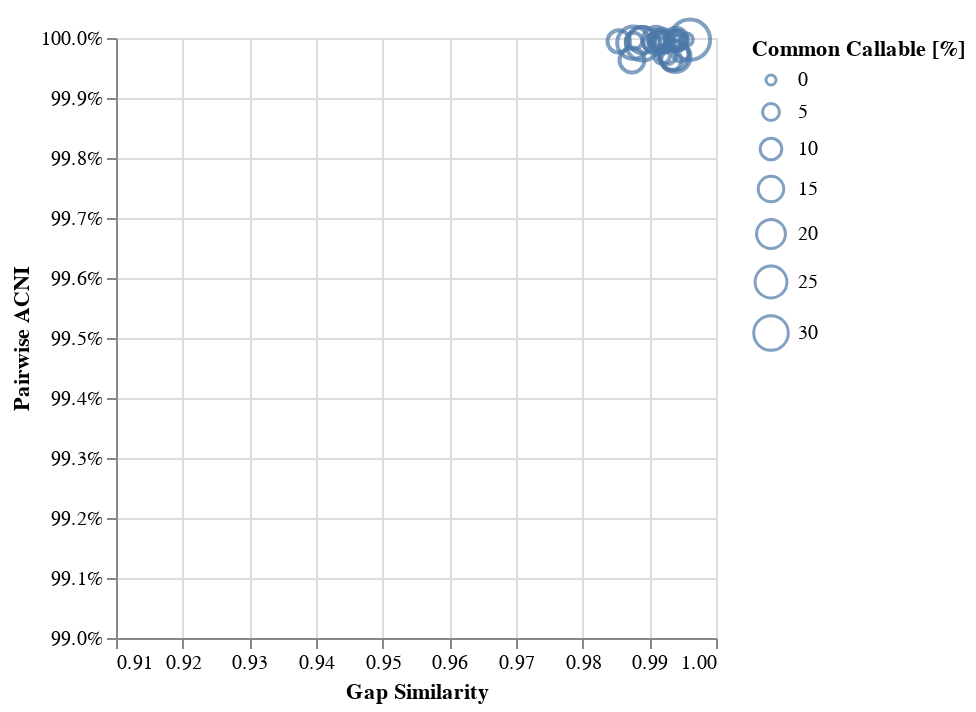
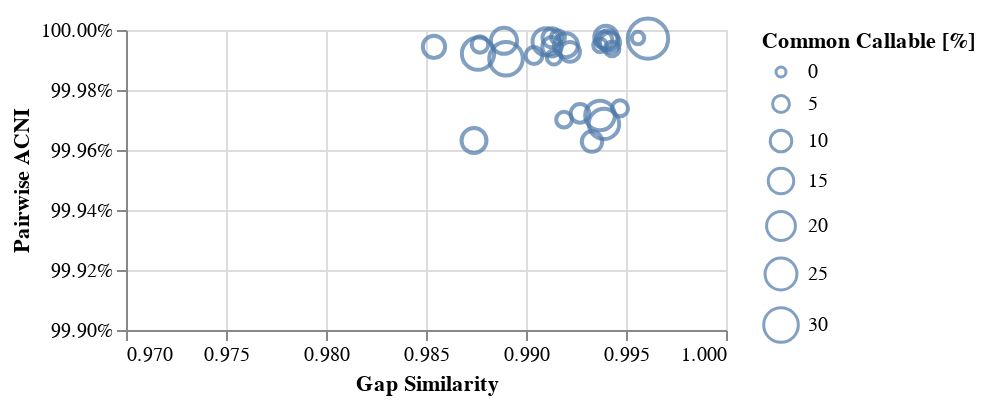

The notebook cell these images were saved under, in order:
### Code cell
c1 = alt.Chart(compare_pass_qc.reset_index()).mark_point().encode(
    alt.X('gapJaccardSim', scale=alt.Scale(zero=False, domain=[0.91, 1.0]), title="Gap Similarity"),
    alt.Y('singleAgreePct', scale=alt.Scale(zero=False, domain=[99.0, 100]), title="Pairwise ACNI", axis=alt.Axis(labelExpr='datum.label + "%"')),
    size=alt.Size('commonPct', type="quantitative", title="Common Callable [%]",
                  scale=alt.Scale(domain=(0, 30), range=(25, 300))),
    tooltip=['sample1', 'sample2', 'ref', 'commonPct', 'singleAgreePct', 'gapJaccardSim', 'sharedAllelesPct']
).properties(width=300, height=300)

display(c1)

c2 = alt.Chart(compare_pass_qc.reset_index()).mark_point().encode(
    alt.X('gapJaccardSim', scale=alt.Scale(zero=False, domain=[0.97, 1.0]), title="Gap Similarity"),
    alt.Y('singleAgreePct', scale=alt.Scale(zero=False, domain=[99.9, 100]), title="Pairwise ACNI", axis=alt.Axis(labelExpr='datum.label + "%"')),
    size=alt.Size('commonPct', type="quantitative", title="Common Callable [%]",
                  scale=alt.Scale(domain=(0, 30), range=(25, 300))),
    tooltip=['sample1', 'sample2', 'ref', 'commonPct', 'singleAgreePct', 'gapJaccardSim', 'sharedAllelesPct']
)

c2.properties(width=300, height=150)

### Figure 1 — Vega-Lite specification as saved in the notebook (floating-point values rounded to 4 significant figures)
{"config": {"view": {"continuousWidth": 400, "continuousHeight": 300}}, "data": {"name": "data-48f2b1b8d130ee7eab83eacacee625b1"}, "mark": "point", "encoding": {"size": {"type": "quantitative", "field": "commonPct", "scale": {"domain": [0, 30], "range": [25, 300]}, "title": "Common Callable [%]"}, "tooltip": [{"type": "nominal", "field": "sample1"}, {"type": "nominal", "field": "sample2"}, {"type": "nominal", "field": "ref"}, {"type": "quantitative", "field": "commonPct"}, {"type": "quantitative", "field": "singleAgreePct"}, {"type": "quantitative", "field": "gapJaccardSim"}, {"type": "quantitative", "field": "sharedAllelesPct"}], "x": {"type": "quantitative", "field": "gapJaccardSim", "scale": {"domain": [0.91, 1.0], "zero": false}, "title": "Gap Similarity"}, "y": {"type": "quantitative", "axis": {"labelExpr": "datum.label + \"%\""}, "field": "singleAgreePct", "scale": {"domain": [99.0, 100], "zero": false}, "title": "Pairwise ACNI"}}, "height": 300, "width": 300, "$schema": "https://vega.github.io/schema/vega-lite/v4.8.1.json", "datasets": {"data-48f2b1b8d130ee7eab83eacacee625b1": [{"sample1": "UMB11_03", "sample2": "UMB11_06", "ref": "Esch_coli_1190", "scaffold": "NZ_CP023386.1", "length": 4900891, "common": 327226, "commonPct": 6.677, "single": 327173, "singlePct": 99.98, "singleAgree": 327082, "singleAgreePct": 99.97, "multi": 53, "multiPct": 0.0162, "sharedAlleles": 327135, "sharedAllelesPct": 99.97, "variants": 216, "variantPct": 0.066, "commonVariant": 125, "commonVariantPct": 57.87, "variantExact": 72, "variantExactPct": 33.33, "AnotB": 9, "AnotBpct": 4.167, "BnotA": 133, "BnotApct": 61.57, "Agaps": 170161, "AgapPct": 92.62, "Bgaps": 166048, "BgapPct": 91.74, "gapJaccardSim": 0.9927, "enough_cov": true}, {"sample1": "UMB11_03.1", "sample2": "UMB11_08", "ref": "Esch_coli_1190", "scaffold": "NZ_CP023386.1", "length": 4900891, "common": 74590, "commonPct": 1.522, "single": 74589, "singlePct": 100.0, "singleAgree": 74587, "singleAgreePct": 100.0, "multi": 1, "multiPct": 0.0013, "sharedAlleles": 74588, "sharedAllelesPct": 100.0, "variants": 17, "variantPct": 0.0228, "commonVariant": 15, "commonVariantPct": 88.24, "variantExact": 14, "variantExactPct": 82.35, "AnotB": 1, "AnotBpct": 5.882, "BnotA": 1, "BnotApct": 5.882, "Agaps": 160601, "AgapPct": 100.0, "Bgaps": 173911, "BgapPct": 91.11, "gapJaccardSim": 0.9956, "enough_cov": true}, {"sample1": "UMB11_05", "sample2": "UMB11_08", "ref": "Esch_coli_1190", "scaffold": "NZ_CP023386.1", "length": 4900891, "common": 143098, "commonPct": 2.92, "single": 143097, "singlePct": 100.0, "singleAgree": 143084, "singleAgreePct": 99.99, "multi": 1, "multiPct": 0.0007, "sharedAlleles": 143085, "sharedAllelesPct": 99.99, "variants": 43, "variantPct": 0.03, "commonVariant": 30, "commonVariantPct": 69.77, "variantExact": 29, "variantExactPct": 67.44, "AnotB": 10, "AnotBpct": 23.26, "BnotA": 4, "BnotApct": 9.302, "Agaps": 175890, "AgapPct": 83.28, "Bgaps": 173911, "BgapPct": 84.48, "gapJaccardSim": 0.9914, "enough_cov": true}, {"sample1": "UMB11_05", "sample2": "UMB11_06", "ref": "Esch_coli_1190", "scaffold": "NZ_CP023386.1", "length": 4900891, "common": 426954, "commonPct": 8.712, "single": 426876, "singlePct": 99.98, "singleAgree": 426717, "singleAgreePct": 99.96, "multi": 78, "multiPct": 0.0183, "sharedAlleles": 426795, "sharedAllelesPct": 99.96, "variants": 342, "variantPct": 0.0801, "commonVariant": 183, "commonVariantPct": 53.51, "variantExact": 105, "variantExactPct": 30.7, "AnotB": 24, "AnotBpct": 7.018, "BnotA": 215, "BnotApct": 62.87, "Agaps": 175890, "AgapPct": 83.28, "Bgaps": 166048, "BgapPct": 86.96, "gapJaccardSim": 0.9933, "enough_cov": true}, {"sample1": "UMB11_03", "sample2": "UMB11_05", "ref": "Esch_coli_1190", "scaffold": "NZ_CP023386.1", "length": 4900891, "common": 244988, "commonPct": 4.999, "single": 244981, "singlePct": 100.0, "singleAgree": 244973, "singleAgreePct": 100.0, "multi": 7, "multiPct": 0.0029, "sharedAlleles": 244980, "sharedAllelesPct": 100.0, "variants": 83, "variantPct": 0.0339, "commonVariant": 75, "commonVariantPct": 90.36, "variantExact": 68, "variantExactPct": 81.93, "AnotB": 8, "AnotBpct": 9.639, "BnotA": 7, "BnotApct": 8.434, "Agaps": 170161, "AgapPct": 92.96, "Bgaps": 175890, "BgapPct": 93.33, "gapJaccardSim": 0.9939, "enough_cov": true}, {"sample1": "UMB11_03.1", "sample2": "UMB11_12", "ref": "Esch_coli_1190", "scaffold": "NZ_CP023386.1", "length": 4900891, "common": 401255, "commonPct": 8.187, "single": 401216, "singlePct": 99.99, "singleAgree": 401199, "singleAgreePct": 100.0, "multi": 39, "multiPct": 0.0097, "sharedAlleles": 401238, "sharedAllelesPct": 100.0, "variants": 143, "variantPct": 0.0356, "commonVariant": 126, "commonVariantPct": 88.11, "variantExact": 87, "variantExactPct": 60.84, "AnotB": 6, "AnotBpct": 4.196, "BnotA": 45, "BnotApct": 31.47, "Agaps": 160601, "AgapPct": 92.21, "Bgaps": 169902, "BgapPct": 81.76, "gapJaccardSim": 0.9942, "enough_cov": true}, {"sample1": "UMB11_06", "sample2": "UMB11_11", "ref": "Esch_coli_1190", "scaffold": "NZ_CP023386.1", "length": 4900891, "common": 1038547, "commonPct": 21.19, "single": 1038379, "singlePct": 99.98, "singleAgree": 1038083, "singleAgreePct": 99.97, "multi": 168, "multiPct": 0.0162, "sharedAlleles": 1038251, "sharedAllelesPct": 99.97, "variants": 690, "variantPct": 0.0664, "commonVariant": 394, "commonVariantPct": 57.1, "variantExact": 226, "variantExactPct": 32.75, "AnotB": 419, "AnotBpct": 60.72, "BnotA": 40, "BnotApct": 5.797, "Agaps": 166048, "AgapPct": 95.81, "Bgaps": 161805, "BgapPct": 95.68, "gapJaccardSim": 0.9937, "enough_cov": true}, {"sample1": "UMB11_03", "sample2": "UMB11_07", "ref": "Esch_coli_1190", "scaffold": "NZ_CP023386.1", "length": 4900891, "common": 396830, "commonPct": 8.097, "single": 396805, "singlePct": 99.99, "singleAgree": 396776, "singleAgreePct": 99.99, "multi": 25, "multiPct": 0.0063, "sharedAlleles": 396801, "sharedAllelesPct": 99.99, "variants": 156, "variantPct": 0.0393, "commonVariant": 127, "commonVariantPct": 81.41, "variantExact": 103, "variantExactPct": 66.03, "AnotB": 10, "AnotBpct": 6.41, "BnotA": 41, "BnotApct": 26.28, "Agaps": 170161, "AgapPct": 92.62, "Bgaps": 156950, "BgapPct": 85.33, "gapJaccardSim": 0.9922, "enough_cov": true}, {"sample1": "UMB11_08", "sample2": "UMB11_11", "ref": "Esch_coli_1190", "scaffold": "NZ_CP023386.1", "length": 4900891, "common": 352245, "commonPct": 7.187, "single": 352225, "singlePct": 99.99, "singleAgree": 352216, "singleAgreePct": 100.0, "multi": 20, "multiPct": 0.0057, "sharedAlleles": 352236, "sharedAllelesPct": 100.0, "variants": 109, "variantPct": 0.0309, "commonVariant": 100, "commonVariantPct": 91.74, "variantExact": 81, "variantExactPct": 74.31, "AnotB": 11, "AnotBpct": 10.09, "BnotA": 11, "BnotApct": 10.09, "Agaps": 173911, "AgapPct": 93.38, "Bgaps": 161805, "BgapPct": 92.21, "gapJaccardSim": 0.9913, "enough_cov": true}, {"sample1": "UMB11_05", "sample2": "UMB11_11", "ref": "Esch_coli_1190", "scaffold": "NZ_CP023386.1", "length": 4900891, "common": 778997, "commonPct": 15.89, "single": 778952, "singlePct": 99.99, "singleAgree": 778924, "singleAgreePct": 100.0, "multi": 45, "multiPct": 0.0058, "sharedAlleles": 778969, "sharedAllelesPct": 100.0, "variants": 263, "variantPct": 0.0338, "commonVariant": 235, "commonVariantPct": 89.35, "variantExact": 195, "variantExactPct": 74.14, "AnotB": 24, "AnotBpct": 9.126, "BnotA": 38, "BnotApct": 14.45, "Agaps": 175890, "AgapPct": 88.45, "Bgaps": 161805, "BgapPct": 90.69, "gapJaccardSim": 0.9889, "enough_cov": true}, {"sample1": "UMB11_03", "sample2": "UMB11_08", "ref": "Esch_coli_1190", "scaffold": "NZ_CP023386.1", "length": 4900891, "common": 116616, "commonPct": 2.38, "single": 116615, "singlePct": 100.0, "singleAgree": 116609, "singleAgreePct": 99.99, "multi": 1, "multiPct": 0.0009, "sharedAlleles": 116610, "sharedAllelesPct": 99.99, "variants": 32, "variantPct": 0.0274, "commonVariant": 26, "commonVariantPct": 81.25, "variantExact": 25, "variantExactPct": 78.12, "AnotB": 4, "AnotBpct": 12.5, "BnotA": 2, "BnotApct": 6.25, "Agaps": 170161, "AgapPct": 92.62, "Bgaps": 173911, "BgapPct": 93.38, "gapJaccardSim": 0.9937, "enough_cov": true}, {"sample1": "UMB11_06", "sample2": "UMB11_08", "ref": "Esch_coli_1190", "scaffold": "NZ_CP023386.1", "length": 4900891, "common": 194234, "commonPct": 3.963, "single": 194197, "singlePct": 99.98, "singleAgree": 194139, "singleAgreePct": 99.97, "multi": 37, "multiPct": 0.019, "sharedAlleles": 194176, "sharedAllelesPct": 99.97, "variants": 133, "variantPct": 0.0685, "commonVariant": 75, "commonVariantPct": 56.39, "variantExact": 39, "variantExactPct": 29.32, "AnotB": 79, "AnotBpct": 59.4, "BnotA": 15, "BnotApct": 11.28, "Agaps": 166048, "AgapPct": 95.94, "Bgaps": 173911, "BgapPct": 100.0, "gapJaccardSim": 0.9919, "enough_cov": true}, {"sample1": "UMB11_06", "sample2": "UMB11_12", "ref": "Esch_coli_1190", "scaffold": "NZ_CP023386.1", "length": 4900891, "common": 1101261, "commonPct": 22.47, "single": 1101026, "singlePct": 99.98, "singleAgree": 1100681, "singleAgreePct": 99.97, "multi": 235, "multiPct": 0.0213, "sharedAlleles": 1100916, "sharedAllelesPct": 99.97, "variants": 879, "variantPct": 0.0798, "commonVariant": 534, "commonVariantPct": 60.75, "variantExact": 300, "variantExactPct": 34.13, "AnotB": 482, "AnotBpct": 54.84, "BnotA": 92, "BnotApct": 10.47, "Agaps": 166048, "AgapPct": 95.81, "Bgaps": 169902, "BgapPct": 89.63, "gapJaccardSim": 0.9939, "enough_cov": true}, {"sample1": "UMB11_07", "sample2": "UMB11_12", "ref": "Esch_coli_1190", "scaffold": "NZ_CP023386.1", "length": 4900891, "common": 1371488, "commonPct": 27.98, "single": 1371263, "singlePct": 99.98, "singleAgree": 1371132, "singleAgreePct": 99.99, "multi": 225, "multiPct": 0.0164, "sharedAlleles": 1371357, "sharedAllelesPct": 99.99, "variants": 790, "variantPct": 0.0576, "commonVariant": 659, "commonVariantPct": 83.42, "variantExact": 440, "variantExactPct": 55.7, "AnotB": 189, "AnotBpct": 23.92, "BnotA": 148, "BnotApct": 18.73, "Agaps": 156950, "AgapPct": 95.09, "Bgaps": 169902, "BgapPct": 93.28, "gapJaccardSim": 0.989, "enough_cov": true}, {"sample1": "UMB11_03", "sample2": "UMB11_12", "ref": "Esch_coli_1190", "scaffold": "NZ_CP023386.1", "length": 4900891, "common": 630879, "commonPct": 12.87, "single": 630820, "singlePct": 99.99, "singleAgree": 630788, "singleAgreePct": 99.99, "multi": 59, "multiPct": 0.0094, "sharedAlleles": 630847, "sharedAllelesPct": 99.99, "variants": 265, "variantPct": 0.042, "commonVariant": 233, "commonVariantPct": 87.92, "variantExact": 178, "variantExactPct": 67.17, "AnotB": 18, "AnotBpct": 6.793, "BnotA": 58, "BnotApct": 21.89, "Agaps": 170161, "AgapPct": 100.0, "Bgaps": 169902, "BgapPct": 89.37, "gapJaccardSim": 0.992, "enough_cov": true}, {"sample1": "UMB11_03.1", "sample2": "UMB11_05", "ref": "Esch_coli_1190", "scaffold": "NZ_CP023386.1", "length": 4900891, "common": 158250, "commonPct": 3.229, "single": 158244, "singlePct": 100.0, "singleAgree": 158234, "singleAgreePct": 99.99, "multi": 6, "multiPct": 0.0038, "sharedAlleles": 158240, "sharedAllelesPct": 99.99, "variants": 46, "variantPct": 0.0291, "commonVariant": 36, "commonVariantPct": 78.26, "variantExact": 30, "variantExactPct": 65.22, "AnotB": 4, "AnotBpct": 8.696, "BnotA": 12, "BnotApct": 26.09, "Agaps": 160601, "AgapPct": 92.21, "Bgaps": 175890, "BgapPct": 83.28, "gapJaccardSim": 0.9943, "enough_cov": true}, {"sample1": "UMB11_03.1", "sample2": "UMB11_07", "ref": "Esch_coli_1190", "scaffold": "NZ_CP023386.1", "length": 4900891, "common": 247771, "commonPct": 5.056, "single": 247748, "singlePct": 99.99, "singleAgree": 247727, "singleAgreePct": 99.99, "multi": 23, "multiPct": 0.0093, "sharedAlleles": 247750, "sharedAllelesPct": 99.99, "variants": 102, "variantPct": 0.0412, "commonVariant": 81, "commonVariantPct": 79.41, "variantExact": 58, "variantExactPct": 56.86, "AnotB": 6, "AnotBpct": 5.882, "BnotA": 37, "BnotApct": 36.27, "Agaps": 160601, "AgapPct": 92.21, "Bgaps": 156950, "BgapPct": 79.42, "gapJaccardSim": 0.9904, "enough_cov": true}, {"sample1": "UMB11_03.1", "sample2": "UMB11_03", "ref": "Esch_coli_1190", "scaffold": "NZ_CP023386.1", "length": 4900891, "common": 125869, "commonPct": 2.568, "single": 125869, "singlePct": 100.0, "singleAgree": 125866, "singleAgreePct": 100.0, "multi": 0, "multiPct": 0.0, "sharedAlleles": 125866, "sharedAllelesPct": 100.0, "variants": 26, "variantPct": 0.0207, "commonVariant": 23, "commonVariantPct": 88.46, "variantExact": 23, "variantExactPct": 88.46, "AnotB": 2, "AnotBpct": 7.692, "BnotA": 1, "BnotApct": 3.846, "Agaps": 160601, "AgapPct": 92.21, "Bgaps": 170161, "BgapPct": 85.58, "gapJaccardSim": 0.9916, "enough_cov": true}, {"sample1": "UMB11_07", "sample2": "UMB11_08", "ref": "Esch_coli_1190", "scaffold": "NZ_CP023386.1", "length": 4900891, "common": 230318, "commonPct": 4.699, "single": 230287, "singlePct": 99.99, "singleAgree": 230276, "singleAgreePct": 100.0, "multi": 31, "multiPct": 0.0135, "sharedAlleles": 230307, "sharedAllelesPct": 100.0, "variants": 97, "variantPct": 0.0421, "commonVariant": 86, "commonVariantPct": 88.66, "variantExact": 56, "variantExactPct": 57.73, "AnotB": 33, "AnotBpct": 34.02, "BnotA": 7, "BnotApct": 7.216, "Agaps": 156950, "AgapPct": 85.33, "Bgaps": 173911, "BgapPct": 93.38, "gapJaccardSim": 0.9877, "enough_cov": true}, {"sample1": "UMB11_06", "sample2": "UMB11_07", "ref": "Esch_coli_1190", "scaffold": "NZ_CP023386.1", "length": 4900891, "common": 698590, "commonPct": 14.25, "single": 698448, "singlePct": 99.98, "singleAgree": 698191, "singleAgreePct": 99.96, "multi": 142, "multiPct": 0.0203, "sharedAlleles": 698333, "sharedAllelesPct": 99.96, "variants": 590, "variantPct": 0.0845, "commonVariant": 333, "commonVariantPct": 56.44, "variantExact": 191, "variantExactPct": 32.37, "AnotB": 294, "AnotBpct": 49.83, "BnotA": 105, "BnotApct": 17.8, "Agaps": 166048, "AgapPct": 91.74, "Bgaps": 156950, "BgapPct": 85.33, "gapJaccardSim": 0.9874, "enough_cov": true}, {"sample1": "UMB11_05", "sample2": "UMB11_12", "ref": "Esch_coli_1190", "scaffold": "NZ_CP023386.1", "length": 4900891, "common": 839914, "commonPct": 17.14, "single": 839821, "singlePct": 99.99, "singleAgree": 839788, "singleAgreePct": 100.0, "multi": 93, "multiPct": 0.0111, "sharedAlleles": 839881, "sharedAllelesPct": 100.0, "variants": 372, "variantPct": 0.0443, "commonVariant": 339, "commonVariantPct": 91.13, "variantExact": 246, "variantExactPct": 66.13, "AnotB": 28, "AnotBpct": 7.527, "BnotA": 93, "BnotApct": 25.0, "Agaps": 175890, "AgapPct": 95.12, "Bgaps": 169902, "BgapPct": 88.74, "gapJaccardSim": 0.991, "enough_cov": true}, {"sample1": "UMB11_11", "sample2": "UMB11_12", "ref": "Esch_coli_1190", "scaffold": "NZ_CP023386.1", "length": 4900891, "common": 2040509, "commonPct": 41.64, "single": 2040297, "singlePct": 99.99, "singleAgree": 2040238, "singleAgreePct": 100.0, "multi": 212, "multiPct": 0.0104, "sharedAlleles": 2040449, "sharedAllelesPct": 100.0, "variants": 823, "variantPct": 0.0403, "commonVariant": 763, "commonVariantPct": 92.71, "variantExact": 570, "variantExactPct": 69.26, "AnotB": 57, "AnotBpct": 6.926, "BnotA": 179, "BnotApct": 21.75, "Agaps": 161805, "AgapPct": 100.0, "Bgaps": 169902, "BgapPct": 92.86, "gapJaccardSim": 0.9961, "enough_cov": true}, {"sample1": "UMB11_07", "sample2": "UMB11_11", "ref": "Esch_coli_1190", "scaffold": "NZ_CP023386.1", "length": 4900891, "common": 1259716, "commonPct": 25.7, "single": 1259586, "singlePct": 99.99, "singleAgree": 1259487, "singleAgreePct": 99.99, "multi": 130, "multiPct": 0.0103, "sharedAlleles": 1259617, "sharedAllelesPct": 99.99, "variants": 537, "variantPct": 0.0426, "commonVariant": 438, "commonVariantPct": 81.56, "variantExact": 314, "variantExactPct": 58.47, "AnotB": 187, "AnotBpct": 34.82, "BnotA": 29, "BnotApct": 5.4, "Agaps": 156950, "AgapPct": 85.33, "Bgaps": 161805, "BgapPct": 92.21, "gapJaccardSim": 0.9876, "enough_cov": true}, {"sample1": "UMB11_05", "sample2": "UMB11_07", "ref": "Esch_coli_1190", "scaffold": "NZ_CP023386.1", "length": 4900891, "common": 531585, "commonPct": 10.85, "single": 531521, "singlePct": 99.99, "singleAgree": 531491, "singleAgreePct": 99.99, "multi": 64, "multiPct": 0.012, "sharedAlleles": 531555, "sharedAllelesPct": 99.99, "variants": 227, "variantPct": 0.0427, "commonVariant": 197, "commonVariantPct": 86.78, "variantExact": 133, "variantExactPct": 58.59, "AnotB": 6, "AnotBpct": 2.643, "BnotA": 86, "BnotApct": 37.89, "Agaps": 175890, "AgapPct": 89.95, "Bgaps": 156950, "BgapPct": 83.79, "gapJaccardSim": 0.9854, "enough_cov": true}, {"sample1": "UMB11_03.1", "sample2": "UMB11_11", "ref": "Esch_coli_1190", "scaffold": "NZ_CP023386.1", "length": 4900891, "common": 386681, "commonPct": 7.89, "single": 386672, "singlePct": 100.0, "singleAgree": 386659, "singleAgreePct": 100.0, "multi": 9, "multiPct": 0.0023, "sharedAlleles": 386668, "sharedAllelesPct": 100.0, "variants": 84, "variantPct": 0.0217, "commonVariant": 71, "commonVariantPct": 84.52, "variantExact": 62, "variantExactPct": 73.81, "AnotB": 8, "AnotBpct": 9.524, "BnotA": 12, "BnotApct": 14.29, "Agaps": 160601, "AgapPct": 92.21, "Bgaps": 161805, "BgapPct": 86.37, "gapJaccardSim": 0.9941, "enough_cov": true}, {"sample1": "UMB11_08", "sample2": "UMB11_12", "ref": "Esch_coli_1190", "scaffold": "NZ_CP023386.1", "length": 4900891, "common": 373404, "commonPct": 7.619, "single": 373388, "singlePct": 100.0, "singleAgree": 373367, "singleAgreePct": 99.99, "multi": 16, "multiPct": 0.0043, "sharedAlleles": 373383, "sharedAllelesPct": 99.99, "variants": 120, "variantPct": 0.0321, "commonVariant": 99, "commonVariantPct": 82.5, "variantExact": 84, "variantExactPct": 70.0, "AnotB": 13, "AnotBpct": 10.83, "BnotA": 22, "BnotApct": 18.33, "Agaps": 173911, "AgapPct": 93.38, "Bgaps": 169902, "BgapPct": 86.14, "gapJaccardSim": 0.9913, "enough_cov": true}, {"sample1": "UMB11_03.1", "sample2": "UMB11_06", "ref": "Esch_coli_1190", "scaffold": "NZ_CP023386.1", "length": 4900891, "common": 210546, "commonPct": 4.296, "single": 210508, "singlePct": 99.98, "singleAgree": 210453, "singleAgreePct": 99.97, "multi": 38, "multiPct": 0.018, "sharedAlleles": 210491, "sharedAllelesPct": 99.97, "variants": 118, "variantPct": 0.056, "commonVariant": 63, "commonVariantPct": 53.39, "variantExact": 25, "variantExactPct": 21.19, "AnotB": 5, "AnotBpct": 4.237, "BnotA": 87, "BnotApct": 73.73, "Agaps": 160601, "AgapPct": 100.0, "Bgaps": 166048, "BgapPct": 91.15, "gapJaccardSim": 0.9947, "enough_cov": true}, {"sample1": "UMB11_03", "sample2": "UMB11_11", "ref": "Esch_coli_1190", "scaffold": "NZ_CP023386.1", "length": 4900891, "common": 601869, "commonPct": 12.28, "single": 601839, "singlePct": 100.0, "singleAgree": 601824, "singleAgreePct": 100.0, "multi": 30, "multiPct": 0.005, "sharedAlleles": 601854, "sharedAllelesPct": 100.0, "variants": 184, "variantPct": 0.0306, "commonVariant": 169, "commonVariantPct": 91.85, "variantExact": 141, "variantExactPct": 76.63, "AnotB": 14, "AnotBpct": 7.609, "BnotA": 18, "BnotApct": 9.783, "Agaps": 170161, "AgapPct": 100.0, "Bgaps": 161805, "BgapPct": 96.53, "gapJaccardSim": 0.994, "enough_cov": true}]}}

### Figure 2 — Vega-Lite specification as saved in the notebook (floating-point values rounded to 4 significant figures)
{"config": {"view": {"continuousWidth": 400, "continuousHeight": 300}}, "data": {"name": "data-48f2b1b8d130ee7eab83eacacee625b1"}, "mark": "point", "encoding": {"size": {"type": "quantitative", "field": "commonPct", "scale": {"domain": [0, 30], "range": [25, 300]}, "title": "Common Callable [%]"}, "tooltip": [{"type": "nominal", "field": "sample1"}, {"type": "nominal", "field": "sample2"}, {"type": "nominal", "field": "ref"}, {"type": "quantitative", "field": "commonPct"}, {"type": "quantitative", "field": "singleAgreePct"}, {"type": "quantitative", "field": "gapJaccardSim"}, {"type": "quantitative", "field": "sharedAllelesPct"}], "x": {"type": "quantitative", "field": "gapJaccardSim", "scale": {"domain": [0.97, 1.0], "zero": false}, "title": "Gap Similarity"}, "y": {"type": "quantitative", "axis": {"labelExpr": "datum.label + \"%\""}, "field": "singleAgreePct", "scale": {"domain": [99.9, 100], "zero": false}, "title": "Pairwise ACNI"}}, "height": 150, "width": 300, "$schema": "https://vega.github.io/schema/vega-lite/v4.8.1.json", "datasets": {"data-48f2b1b8d130ee7eab83eacacee625b1": [{"sample1": "UMB11_03", "sample2": "UMB11_06", "ref": "Esch_coli_1190", "scaffold": "NZ_CP023386.1", "length": 4900891, "common": 327226, "commonPct": 6.677, "single": 327173, "singlePct": 99.98, "singleAgree": 327082, "singleAgreePct": 99.97, "multi": 53, "multiPct": 0.0162, "sharedAlleles": 327135, "sharedAllelesPct": 99.97, "variants": 216, "variantPct": 0.066, "commonVariant": 125, "commonVariantPct": 57.87, "variantExact": 72, "variantExactPct": 33.33, "AnotB": 9, "AnotBpct": 4.167, "BnotA": 133, "BnotApct": 61.57, "Agaps": 170161, "AgapPct": 92.62, "Bgaps": 166048, "BgapPct": 91.74, "gapJaccardSim": 0.9927, "enough_cov": true}, {"sample1": "UMB11_03.1", "sample2": "UMB11_08", "ref": "Esch_coli_1190", "scaffold": "NZ_CP023386.1", "length": 4900891, "common": 74590, "commonPct": 1.522, "single": 74589, "singlePct": 100.0, "singleAgree": 74587, "singleAgreePct": 100.0, "multi": 1, "multiPct": 0.0013, "sharedAlleles": 74588, "sharedAllelesPct": 100.0, "variants": 17, "variantPct": 0.0228, "commonVariant": 15, "commonVariantPct": 88.24, "variantExact": 14, "variantExactPct": 82.35, "AnotB": 1, "AnotBpct": 5.882, "BnotA": 1, "BnotApct": 5.882, "Agaps": 160601, "AgapPct": 100.0, "Bgaps": 173911, "BgapPct": 91.11, "gapJaccardSim": 0.9956, "enough_cov": true}, {"sample1": "UMB11_05", "sample2": "UMB11_08", "ref": "Esch_coli_1190", "scaffold": "NZ_CP023386.1", "length": 4900891, "common": 143098, "commonPct": 2.92, "single": 143097, "singlePct": 100.0, "singleAgree": 143084, "singleAgreePct": 99.99, "multi": 1, "multiPct": 0.0007, "sharedAlleles": 143085, "sharedAllelesPct": 99.99, "variants": 43, "variantPct": 0.03, "commonVariant": 30, "commonVariantPct": 69.77, "variantExact": 29, "variantExactPct": 67.44, "AnotB": 10, "AnotBpct": 23.26, "BnotA": 4, "BnotApct": 9.302, "Agaps": 175890, "AgapPct": 83.28, "Bgaps": 173911, "BgapPct": 84.48, "gapJaccardSim": 0.9914, "enough_cov": true}, {"sample1": "UMB11_05", "sample2": "UMB11_06", "ref": "Esch_coli_1190", "scaffold": "NZ_CP023386.1", "length": 4900891, "common": 426954, "commonPct": 8.712, "single": 426876, "singlePct": 99.98, "singleAgree": 426717, "singleAgreePct": 99.96, "multi": 78, "multiPct": 0.0183, "sharedAlleles": 426795, "sharedAllelesPct": 99.96, "variants": 342, "variantPct": 0.0801, "commonVariant": 183, "commonVariantPct": 53.51, "variantExact": 105, "variantExactPct": 30.7, "AnotB": 24, "AnotBpct": 7.018, "BnotA": 215, "BnotApct": 62.87, "Agaps": 175890, "AgapPct": 83.28, "Bgaps": 166048, "BgapPct": 86.96, "gapJaccardSim": 0.9933, "enough_cov": true}, {"sample1": "UMB11_03", "sample2": "UMB11_05", "ref": "Esch_coli_1190", "scaffold": "NZ_CP023386.1", "length": 4900891, "common": 244988, "commonPct": 4.999, "single": 244981, "singlePct": 100.0, "singleAgree": 244973, "singleAgreePct": 100.0, "multi": 7, "multiPct": 0.0029, "sharedAlleles": 244980, "sharedAllelesPct": 100.0, "variants": 83, "variantPct": 0.0339, "commonVariant": 75, "commonVariantPct": 90.36, "variantExact": 68, "variantExactPct": 81.93, "AnotB": 8, "AnotBpct": 9.639, "BnotA": 7, "BnotApct": 8.434, "Agaps": 170161, "AgapPct": 92.96, "Bgaps": 175890, "BgapPct": 93.33, "gapJaccardSim": 0.9939, "enough_cov": true}, {"sample1": "UMB11_03.1", "sample2": "UMB11_12", "ref": "Esch_coli_1190", "scaffold": "NZ_CP023386.1", "length": 4900891, "common": 401255, "commonPct": 8.187, "single": 401216, "singlePct": 99.99, "singleAgree": 401199, "singleAgreePct": 100.0, "multi": 39, "multiPct": 0.0097, "sharedAlleles": 401238, "sharedAllelesPct": 100.0, "variants": 143, "variantPct": 0.0356, "commonVariant": 126, "commonVariantPct": 88.11, "variantExact": 87, "variantExactPct": 60.84, "AnotB": 6, "AnotBpct": 4.196, "BnotA": 45, "BnotApct": 31.47, "Agaps": 160601, "AgapPct": 92.21, "Bgaps": 169902, "BgapPct": 81.76, "gapJaccardSim": 0.9942, "enough_cov": true}, {"sample1": "UMB11_06", "sample2": "UMB11_11", "ref": "Esch_coli_1190", "scaffold": "NZ_CP023386.1", "length": 4900891, "common": 1038547, "commonPct": 21.19, "single": 1038379, "singlePct": 99.98, "singleAgree": 1038083, "singleAgreePct": 99.97, "multi": 168, "multiPct": 0.0162, "sharedAlleles": 1038251, "sharedAllelesPct": 99.97, "variants": 690, "variantPct": 0.0664, "commonVariant": 394, "commonVariantPct": 57.1, "variantExact": 226, "variantExactPct": 32.75, "AnotB": 419, "AnotBpct": 60.72, "BnotA": 40, "BnotApct": 5.797, "Agaps": 166048, "AgapPct": 95.81, "Bgaps": 161805, "BgapPct": 95.68, "gapJaccardSim": 0.9937, "enough_cov": true}, {"sample1": "UMB11_03", "sample2": "UMB11_07", "ref": "Esch_coli_1190", "scaffold": "NZ_CP023386.1", "length": 4900891, "common": 396830, "commonPct": 8.097, "single": 396805, "singlePct": 99.99, "singleAgree": 396776, "singleAgreePct": 99.99, "multi": 25, "multiPct": 0.0063, "sharedAlleles": 396801, "sharedAllelesPct": 99.99, "variants": 156, "variantPct": 0.0393, "commonVariant": 127, "commonVariantPct": 81.41, "variantExact": 103, "variantExactPct": 66.03, "AnotB": 10, "AnotBpct": 6.41, "BnotA": 41, "BnotApct": 26.28, "Agaps": 170161, "AgapPct": 92.62, "Bgaps": 156950, "BgapPct": 85.33, "gapJaccardSim": 0.9922, "enough_cov": true}, {"sample1": "UMB11_08", "sample2": "UMB11_11", "ref": "Esch_coli_1190", "scaffold": "NZ_CP023386.1", "length": 4900891, "common": 352245, "commonPct": 7.187, "single": 352225, "singlePct": 99.99, "singleAgree": 352216, "singleAgreePct": 100.0, "multi": 20, "multiPct": 0.0057, "sharedAlleles": 352236, "sharedAllelesPct": 100.0, "variants": 109, "variantPct": 0.0309, "commonVariant": 100, "commonVariantPct": 91.74, "variantExact": 81, "variantExactPct": 74.31, "AnotB": 11, "AnotBpct": 10.09, "BnotA": 11, "BnotApct": 10.09, "Agaps": 173911, "AgapPct": 93.38, "Bgaps": 161805, "BgapPct": 92.21, "gapJaccardSim": 0.9913, "enough_cov": true}, {"sample1": "UMB11_05", "sample2": "UMB11_11", "ref": "Esch_coli_1190", "scaffold": "NZ_CP023386.1", "length": 4900891, "common": 778997, "commonPct": 15.89, "single": 778952, "singlePct": 99.99, "singleAgree": 778924, "singleAgreePct": 100.0, "multi": 45, "multiPct": 0.0058, "sharedAlleles": 778969, "sharedAllelesPct": 100.0, "variants": 263, "variantPct": 0.0338, "commonVariant": 235, "commonVariantPct": 89.35, "variantExact": 195, "variantExactPct": 74.14, "AnotB": 24, "AnotBpct": 9.126, "BnotA": 38, "BnotApct": 14.45, "Agaps": 175890, "AgapPct": 88.45, "Bgaps": 161805, "BgapPct": 90.69, "gapJaccardSim": 0.9889, "enough_cov": true}, {"sample1": "UMB11_03", "sample2": "UMB11_08", "ref": "Esch_coli_1190", "scaffold": "NZ_CP023386.1", "length": 4900891, "common": 116616, "commonPct": 2.38, "single": 116615, "singlePct": 100.0, "singleAgree": 116609, "singleAgreePct": 99.99, "multi": 1, "multiPct": 0.0009, "sharedAlleles": 116610, "sharedAllelesPct": 99.99, "variants": 32, "variantPct": 0.0274, "commonVariant": 26, "commonVariantPct": 81.25, "variantExact": 25, "variantExactPct": 78.12, "AnotB": 4, "AnotBpct": 12.5, "BnotA": 2, "BnotApct": 6.25, "Agaps": 170161, "AgapPct": 92.62, "Bgaps": 173911, "BgapPct": 93.38, "gapJaccardSim": 0.9937, "enough_cov": true}, {"sample1": "UMB11_06", "sample2": "UMB11_08", "ref": "Esch_coli_1190", "scaffold": "NZ_CP023386.1", "length": 4900891, "common": 194234, "commonPct": 3.963, "single": 194197, "singlePct": 99.98, "singleAgree": 194139, "singleAgreePct": 99.97, "multi": 37, "multiPct": 0.019, "sharedAlleles": 194176, "sharedAllelesPct": 99.97, "variants": 133, "variantPct": 0.0685, "commonVariant": 75, "commonVariantPct": 56.39, "variantExact": 39, "variantExactPct": 29.32, "AnotB": 79, "AnotBpct": 59.4, "BnotA": 15, "BnotApct": 11.28, "Agaps": 166048, "AgapPct": 95.94, "Bgaps": 173911, "BgapPct": 100.0, "gapJaccardSim": 0.9919, "enough_cov": true}, {"sample1": "UMB11_06", "sample2": "UMB11_12", "ref": "Esch_coli_1190", "scaffold": "NZ_CP023386.1", "length": 4900891, "common": 1101261, "commonPct": 22.47, "single": 1101026, "singlePct": 99.98, "singleAgree": 1100681, "singleAgreePct": 99.97, "multi": 235, "multiPct": 0.0213, "sharedAlleles": 1100916, "sharedAllelesPct": 99.97, "variants": 879, "variantPct": 0.0798, "commonVariant": 534, "commonVariantPct": 60.75, "variantExact": 300, "variantExactPct": 34.13, "AnotB": 482, "AnotBpct": 54.84, "BnotA": 92, "BnotApct": 10.47, "Agaps": 166048, "AgapPct": 95.81, "Bgaps": 169902, "BgapPct": 89.63, "gapJaccardSim": 0.9939, "enough_cov": true}, {"sample1": "UMB11_07", "sample2": "UMB11_12", "ref": "Esch_coli_1190", "scaffold": "NZ_CP023386.1", "length": 4900891, "common": 1371488, "commonPct": 27.98, "single": 1371263, "singlePct": 99.98, "singleAgree": 1371132, "singleAgreePct": 99.99, "multi": 225, "multiPct": 0.0164, "sharedAlleles": 1371357, "sharedAllelesPct": 99.99, "variants": 790, "variantPct": 0.0576, "commonVariant": 659, "commonVariantPct": 83.42, "variantExact": 440, "variantExactPct": 55.7, "AnotB": 189, "AnotBpct": 23.92, "BnotA": 148, "BnotApct": 18.73, "Agaps": 156950, "AgapPct": 95.09, "Bgaps": 169902, "BgapPct": 93.28, "gapJaccardSim": 0.989, "enough_cov": true}, {"sample1": "UMB11_03", "sample2": "UMB11_12", "ref": "Esch_coli_1190", "scaffold": "NZ_CP023386.1", "length": 4900891, "common": 630879, "commonPct": 12.87, "single": 630820, "singlePct": 99.99, "singleAgree": 630788, "singleAgreePct": 99.99, "multi": 59, "multiPct": 0.0094, "sharedAlleles": 630847, "sharedAllelesPct": 99.99, "variants": 265, "variantPct": 0.042, "commonVariant": 233, "commonVariantPct": 87.92, "variantExact": 178, "variantExactPct": 67.17, "AnotB": 18, "AnotBpct": 6.793, "BnotA": 58, "BnotApct": 21.89, "Agaps": 170161, "AgapPct": 100.0, "Bgaps": 169902, "BgapPct": 89.37, "gapJaccardSim": 0.992, "enough_cov": true}, {"sample1": "UMB11_03.1", "sample2": "UMB11_05", "ref": "Esch_coli_1190", "scaffold": "NZ_CP023386.1", "length": 4900891, "common": 158250, "commonPct": 3.229, "single": 158244, "singlePct": 100.0, "singleAgree": 158234, "singleAgreePct": 99.99, "multi": 6, "multiPct": 0.0038, "sharedAlleles": 158240, "sharedAllelesPct": 99.99, "variants": 46, "variantPct": 0.0291, "commonVariant": 36, "commonVariantPct": 78.26, "variantExact": 30, "variantExactPct": 65.22, "AnotB": 4, "AnotBpct": 8.696, "BnotA": 12, "BnotApct": 26.09, "Agaps": 160601, "AgapPct": 92.21, "Bgaps": 175890, "BgapPct": 83.28, "gapJaccardSim": 0.9943, "enough_cov": true}, {"sample1": "UMB11_03.1", "sample2": "UMB11_07", "ref": "Esch_coli_1190", "scaffold": "NZ_CP023386.1", "length": 4900891, "common": 247771, "commonPct": 5.056, "single": 247748, "singlePct": 99.99, "singleAgree": 247727, "singleAgreePct": 99.99, "multi": 23, "multiPct": 0.0093, "sharedAlleles": 247750, "sharedAllelesPct": 99.99, "variants": 102, "variantPct": 0.0412, "commonVariant": 81, "commonVariantPct": 79.41, "variantExact": 58, "variantExactPct": 56.86, "AnotB": 6, "AnotBpct": 5.882, "BnotA": 37, "BnotApct": 36.27, "Agaps": 160601, "AgapPct": 92.21, "Bgaps": 156950, "BgapPct": 79.42, "gapJaccardSim": 0.9904, "enough_cov": true}, {"sample1": "UMB11_03.1", "sample2": "UMB11_03", "ref": "Esch_coli_1190", "scaffold": "NZ_CP023386.1", "length": 4900891, "common": 125869, "commonPct": 2.568, "single": 125869, "singlePct": 100.0, "singleAgree": 125866, "singleAgreePct": 100.0, "multi": 0, "multiPct": 0.0, "sharedAlleles": 125866, "sharedAllelesPct": 100.0, "variants": 26, "variantPct": 0.0207, "commonVariant": 23, "commonVariantPct": 88.46, "variantExact": 23, "variantExactPct": 88.46, "AnotB": 2, "AnotBpct": 7.692, "BnotA": 1, "BnotApct": 3.846, "Agaps": 160601, "AgapPct": 92.21, "Bgaps": 170161, "BgapPct": 85.58, "gapJaccardSim": 0.9916, "enough_cov": true}, {"sample1": "UMB11_07", "sample2": "UMB11_08", "ref": "Esch_coli_1190", "scaffold": "NZ_CP023386.1", "length": 4900891, "common": 230318, "commonPct": 4.699, "single": 230287, "singlePct": 99.99, "singleAgree": 230276, "singleAgreePct": 100.0, "multi": 31, "multiPct": 0.0135, "sharedAlleles": 230307, "sharedAllelesPct": 100.0, "variants": 97, "variantPct": 0.0421, "commonVariant": 86, "commonVariantPct": 88.66, "variantExact": 56, "variantExactPct": 57.73, "AnotB": 33, "AnotBpct": 34.02, "BnotA": 7, "BnotApct": 7.216, "Agaps": 156950, "AgapPct": 85.33, "Bgaps": 173911, "BgapPct": 93.38, "gapJaccardSim": 0.9877, "enough_cov": true}, {"sample1": "UMB11_06", "sample2": "UMB11_07", "ref": "Esch_coli_1190", "scaffold": "NZ_CP023386.1", "length": 4900891, "common": 698590, "commonPct": 14.25, "single": 698448, "singlePct": 99.98, "singleAgree": 698191, "singleAgreePct": 99.96, "multi": 142, "multiPct": 0.0203, "sharedAlleles": 698333, "sharedAllelesPct": 99.96, "variants": 590, "variantPct": 0.0845, "commonVariant": 333, "commonVariantPct": 56.44, "variantExact": 191, "variantExactPct": 32.37, "AnotB": 294, "AnotBpct": 49.83, "BnotA": 105, "BnotApct": 17.8, "Agaps": 166048, "AgapPct": 91.74, "Bgaps": 156950, "BgapPct": 85.33, "gapJaccardSim": 0.9874, "enough_cov": true}, {"sample1": "UMB11_05", "sample2": "UMB11_12", "ref": "Esch_coli_1190", "scaffold": "NZ_CP023386.1", "length": 4900891, "common": 839914, "commonPct": 17.14, "single": 839821, "singlePct": 99.99, "singleAgree": 839788, "singleAgreePct": 100.0, "multi": 93, "multiPct": 0.0111, "sharedAlleles": 839881, "sharedAllelesPct": 100.0, "variants": 372, "variantPct": 0.0443, "commonVariant": 339, "commonVariantPct": 91.13, "variantExact": 246, "variantExactPct": 66.13, "AnotB": 28, "AnotBpct": 7.527, "BnotA": 93, "BnotApct": 25.0, "Agaps": 175890, "AgapPct": 95.12, "Bgaps": 169902, "BgapPct": 88.74, "gapJaccardSim": 0.991, "enough_cov": true}, {"sample1": "UMB11_11", "sample2": "UMB11_12", "ref": "Esch_coli_1190", "scaffold": "NZ_CP023386.1", "length": 4900891, "common": 2040509, "commonPct": 41.64, "single": 2040297, "singlePct": 99.99, "singleAgree": 2040238, "singleAgreePct": 100.0, "multi": 212, "multiPct": 0.0104, "sharedAlleles": 2040449, "sharedAllelesPct": 100.0, "variants": 823, "variantPct": 0.0403, "commonVariant": 763, "commonVariantPct": 92.71, "variantExact": 570, "variantExactPct": 69.26, "AnotB": 57, "AnotBpct": 6.926, "BnotA": 179, "BnotApct": 21.75, "Agaps": 161805, "AgapPct": 100.0, "Bgaps": 169902, "BgapPct": 92.86, "gapJaccardSim": 0.9961, "enough_cov": true}, {"sample1": "UMB11_07", "sample2": "UMB11_11", "ref": "Esch_coli_1190", "scaffold": "NZ_CP023386.1", "length": 4900891, "common": 1259716, "commonPct": 25.7, "single": 1259586, "singlePct": 99.99, "singleAgree": 1259487, "singleAgreePct": 99.99, "multi": 130, "multiPct": 0.0103, "sharedAlleles": 1259617, "sharedAllelesPct": 99.99, "variants": 537, "variantPct": 0.0426, "commonVariant": 438, "commonVariantPct": 81.56, "variantExact": 314, "variantExactPct": 58.47, "AnotB": 187, "AnotBpct": 34.82, "BnotA": 29, "BnotApct": 5.4, "Agaps": 156950, "AgapPct": 85.33, "Bgaps": 161805, "BgapPct": 92.21, "gapJaccardSim": 0.9876, "enough_cov": true}, {"sample1": "UMB11_05", "sample2": "UMB11_07", "ref": "Esch_coli_1190", "scaffold": "NZ_CP023386.1", "length": 4900891, "common": 531585, "commonPct": 10.85, "single": 531521, "singlePct": 99.99, "singleAgree": 531491, "singleAgreePct": 99.99, "multi": 64, "multiPct": 0.012, "sharedAlleles": 531555, "sharedAllelesPct": 99.99, "variants": 227, "variantPct": 0.0427, "commonVariant": 197, "commonVariantPct": 86.78, "variantExact": 133, "variantExactPct": 58.59, "AnotB": 6, "AnotBpct": 2.643, "BnotA": 86, "BnotApct": 37.89, "Agaps": 175890, "AgapPct": 89.95, "Bgaps": 156950, "BgapPct": 83.79, "gapJaccardSim": 0.9854, "enough_cov": true}, {"sample1": "UMB11_03.1", "sample2": "UMB11_11", "ref": "Esch_coli_1190", "scaffold": "NZ_CP023386.1", "length": 4900891, "common": 386681, "commonPct": 7.89, "single": 386672, "singlePct": 100.0, "singleAgree": 386659, "singleAgreePct": 100.0, "multi": 9, "multiPct": 0.0023, "sharedAlleles": 386668, "sharedAllelesPct": 100.0, "variants": 84, "variantPct": 0.0217, "commonVariant": 71, "commonVariantPct": 84.52, "variantExact": 62, "variantExactPct": 73.81, "AnotB": 8, "AnotBpct": 9.524, "BnotA": 12, "BnotApct": 14.29, "Agaps": 160601, "AgapPct": 92.21, "Bgaps": 161805, "BgapPct": 86.37, "gapJaccardSim": 0.9941, "enough_cov": true}, {"sample1": "UMB11_08", "sample2": "UMB11_12", "ref": "Esch_coli_1190", "scaffold": "NZ_CP023386.1", "length": 4900891, "common": 373404, "commonPct": 7.619, "single": 373388, "singlePct": 100.0, "singleAgree": 373367, "singleAgreePct": 99.99, "multi": 16, "multiPct": 0.0043, "sharedAlleles": 373383, "sharedAllelesPct": 99.99, "variants": 120, "variantPct": 0.0321, "commonVariant": 99, "commonVariantPct": 82.5, "variantExact": 84, "variantExactPct": 70.0, "AnotB": 13, "AnotBpct": 10.83, "BnotA": 22, "BnotApct": 18.33, "Agaps": 173911, "AgapPct": 93.38, "Bgaps": 169902, "BgapPct": 86.14, "gapJaccardSim": 0.9913, "enough_cov": true}, {"sample1": "UMB11_03.1", "sample2": "UMB11_06", "ref": "Esch_coli_1190", "scaffold": "NZ_CP023386.1", "length": 4900891, "common": 210546, "commonPct": 4.296, "single": 210508, "singlePct": 99.98, "singleAgree": 210453, "singleAgreePct": 99.97, "multi": 38, "multiPct": 0.018, "sharedAlleles": 210491, "sharedAllelesPct": 99.97, "variants": 118, "variantPct": 0.056, "commonVariant": 63, "commonVariantPct": 53.39, "variantExact": 25, "variantExactPct": 21.19, "AnotB": 5, "AnotBpct": 4.237, "BnotA": 87, "BnotApct": 73.73, "Agaps": 160601, "AgapPct": 100.0, "Bgaps": 166048, "BgapPct": 91.15, "gapJaccardSim": 0.9947, "enough_cov": true}, {"sample1": "UMB11_03", "sample2": "UMB11_11", "ref": "Esch_coli_1190", "scaffold": "NZ_CP023386.1", "length": 4900891, "common": 601869, "commonPct": 12.28, "single": 601839, "singlePct": 100.0, "singleAgree": 601824, "singleAgreePct": 100.0, "multi": 30, "multiPct": 0.005, "sharedAlleles": 601854, "sharedAllelesPct": 100.0, "variants": 184, "variantPct": 0.0306, "commonVariant": 169, "commonVariantPct": 91.85, "variantExact": 141, "variantExactPct": 76.63, "AnotB": 14, "AnotBpct": 7.609, "BnotA": 18, "BnotApct": 9.783, "Agaps": 170161, "AgapPct": 100.0, "Bgaps": 161805, "BgapPct": 96.53, "gapJaccardSim": 0.994, "enough_cov": true}]}}
